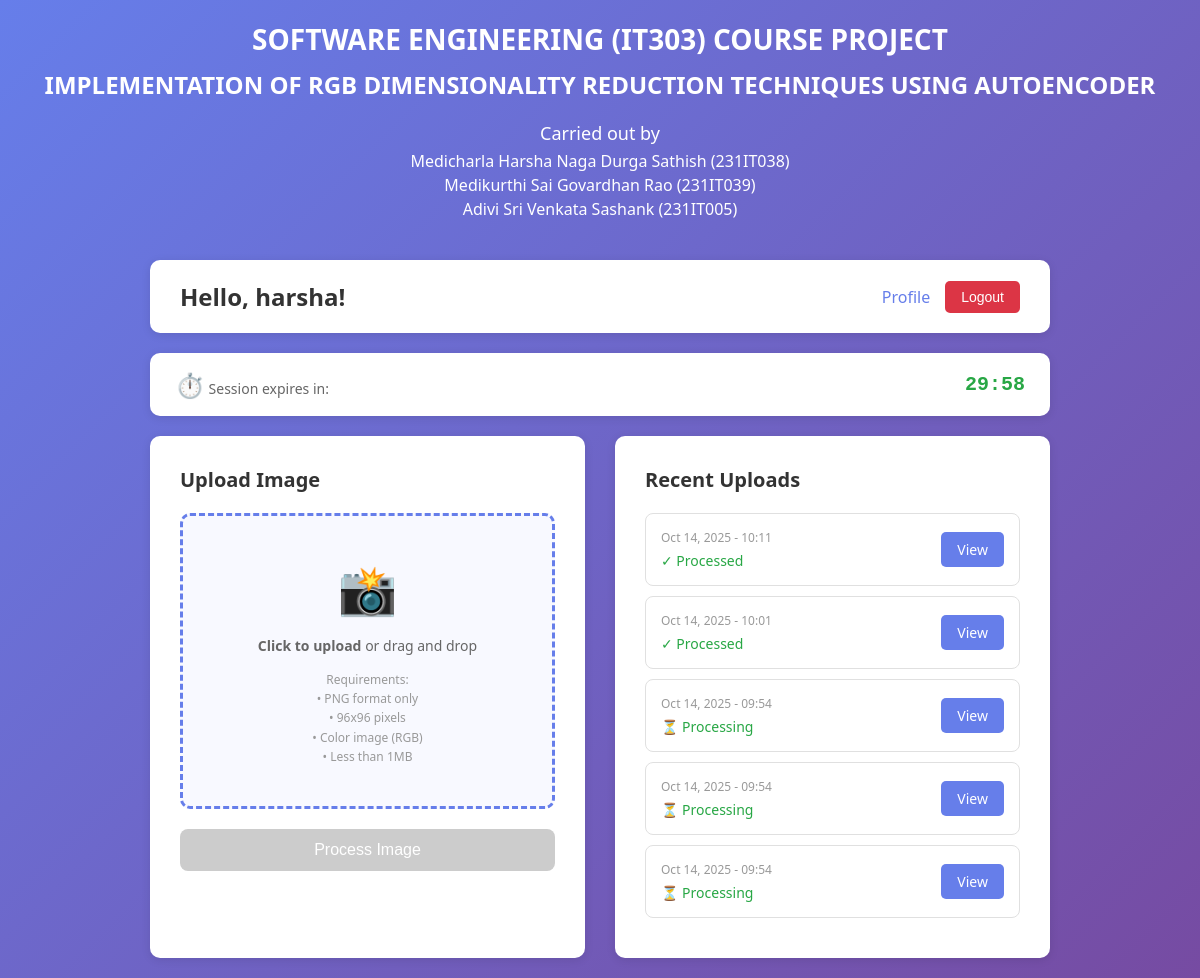
The page / (signed in) on the database its author committed.
### account/models.py (models this page shows, shortened)
class CustomUser(AbstractUser):
    email = models.EmailField(unique=True)
    phone_number = models.CharField(max_length=15, blank=True, null=True)
    bio = models.TextField(max_length=500, blank=True, null=True)
    created_at = models.DateTimeField(auto_now_add=True)
    updated_at = models.DateTimeField(auto_now=True)
    email_verified = models.BooleanField(default=False)
    class Meta:
        verbose_name = 'User'
        verbose_name_plural = 'Users'

class ImageUpload(models.Model):
    user = models.ForeignKey(CustomUser, on_delete=models.CASCADE, related_name='images')
    input_image = models.ImageField(upload_to='uploads/input/')
    output_image = models.ImageField(upload_to='uploads/output/', null=True, blank=True)
    uploaded_at = models.DateTimeField(auto_now_add=True)
    processed = models.BooleanField(default=False)
    class Meta:
        ordering = ['-uploaded_at']
        verbose_name = 'Image Upload'
        verbose_name_plural = 'Image Uploads'

### account/views.py (the view)
# urls.py: path('', home, name='home'),
@login_required
def home(request):
    session_time_remaining = get_session_info(request)
    if request.method == 'POST':
        form = ImageUploadForm(request.POST, request.FILES)
        if form.is_valid():
            image_file = request.FILES.get('input_image')
            is_valid, error_message = validate_image(image_file)
            if not is_valid:
                messages.error(request, f"Image validation failed: {error_message}")
                return render(request, "account/home.html", {
                    'form': form,
                    'session_time_remaining': session_time_remaining
                })
            image_upload = form.save(commit=False)
            image_upload.user = request.user
            image_upload.save()
            try:
                process_image(image_upload)
                messages.success(request, 'Image uploaded and processed successfully!')
                return redirect('account:results', pk=image_upload.pk)
            except Exception as e:
                messages.error(request, f"Error processing image: {str(e)}")
                image_upload.delete()
        else:
            for field, errors in form.errors.items():
                for error in errors:
                    messages.error(request, error)
    else:
        form = ImageUploadForm()
    recent_uploads = ImageUpload.objects.filter(user=request.user)[:5]
    return render(request, "account/home.html", {
        'form': form,
        'recent_uploads': recent_uploads,
        'session_time_remaining': session_time_remaining
    })

### account/views.py (called while the page is built)
def get_session_info(request):
    try:
        expiry_age = request.session.get_expiry_age()
        return max(0, int(expiry_age))
    except:
        return settings.SESSION_COOKIE_AGE

### templates/account/home.html (shortened to what this page needs)
<!DOCTYPE html>
<html lang="en">
<head>
</head>
<body>
    <div class="project-title-section" style="text-align: center; margin-bottom: 40px; color: white;">
        <h1 style="font-size: 28px; font-weight: 700; margin-bottom: 10px;">
            SOFTWARE ENGINEERING (IT303) COURSE PROJECT
        </h1>
        <h2 style="font-size: 24px; margin-bottom: 20px;">
            IMPLEMENTATION OF RGB DIMENSIONALITY REDUCTION TECHNIQUES USING AUTOENCODER
        </h2>
        <div style="font-size: 18px; margin-bottom: 5px;">
            Carried out by
        </div>
        <div style="font-size: 16px; margin-bottom: 2px;">
            Medicharla Harsha Naga Durga Sathish (231IT038)
        </div>
        <div style="font-size: 16px; margin-bottom: 2px;">
            Medikurthi Sai Govardhan Rao (231IT039)
        </div>
        <div style="font-size: 16px;">
            Adivi Sri Venkata Sashank (231IT005)
        </div>
    </div>
    <div class="container">
        <div class="header">
            <h2>Hello, {{ user.get_full_name|default:user.username }}!</h2>
            <div class="nav-links">
                <a href="{% url 'account:profile' %}">Profile</a>
                <form method="post" action="{% url 'account:logout' %}" style="display: inline;">
                    <button type="submit" class="logout-btn">Logout</button>
                </form>
            </div>
        </div>
        <div class="session-timer">
            <div class="session-timer-label">
                <span class="session-icon">⏱️</span>
                Session expires in:
            </div>
            <div class="session-timer-display">
                <span class="session-time" id="sessionTimer">--:--</span>
            </div>
        </div>
        <div class="main-content">
            <div class="upload-section">
                <h3>Upload Image</h3>
                <form method="post" enctype="multipart/form-data" id="uploadForm">
                    <div class="upload-area" id="uploadArea">
                        <div class="upload-icon">📸</div>
                        <div class="upload-text">
                            <strong>Click to upload</strong> or drag and drop
                        </div>
                        <div class="upload-requirements">
                            Requirements:<br>
                            • PNG format only<br>
                            • 96x96 pixels<br>
                            • Color image (RGB)<br>
                            • Less than 1MB
                        </div>
                    </div>
                    <button type="submit" class="upload-btn" id="uploadBtn" disabled>Process Image</button>
                </form>
            </div>
            <div class="recent-section">
                <h3>Recent Uploads</h3>
                {% if recent_uploads %}
                <ul class="recent-uploads">
                    {% for upload in recent_uploads %}
                    <li class="recent-item">
                        <div class="recent-item-info">
                            <div class="recent-item-date">{{ upload.uploaded_at|date:"M d, Y - H:i" }}</div>
                            <div class="recent-item-status">
                                {% if upload.processed %}✓ Processed{% else %}⏳ Processing{% endif %}
                            </div>
                        </div>
                        <a href="{% url 'account:results' upload.pk %}" class="view-btn">View</a>
                    </li>
                    {% endfor %}
                </ul>
                {% else %}
                <div class="no-uploads">
                    No uploads yet. Upload your first image!
                </div>
                {% endif %}
            </div>
        </div>
    </div>
</body>
</html>

### templates/account/home.html (style rules this page uses)
* { margin: 0; padding: 0; box-sizing: border-box; }
body { font-family: 'Segoe UI', Tahoma, Geneva, Verdana, sans-serif; background: linear-gradient(135deg, #667eea 0%, #764ba2 100%); min-height: 100vh; padding: 20px; }
.container { max-width: 900px; margin: 0 auto; }
.header { background: white; padding: 20px 30px; border-radius: 10px; box-shadow: 0 2px 10px rgba(0,0,0,0.1); display: flex; justify-content: space-between; align-items: center; margin-bottom: 20px; }
.header h2 { color: #333; font-size: 24px; }
.nav-links { display: flex; gap: 15px; align-items: center; }
.nav-links a { text-decoration: none; color: #667eea; font-weight: 500; transition: color 0.3s; }
.logout-btn { padding: 8px 16px; background-color: #dc3545; color: white; border: none; cursor: pointer; border-radius: 5px; font-size: 14px; transition: background-color 0.3s; }
.session-timer { background: white; padding: 15px 25px; border-radius: 10px; box-shadow: 0 2px 10px rgba(0,0,0,0.1); margin-bottom: 20px; display: flex; justify-content: space-between; align-items: center; }
.session-timer-label { color: #666; font-size: 14px; font-weight: 500; }
.session-timer-display { display: flex; align-items: center; gap: 10px; }
.session-time { font-size: 20px; font-weight: 700; color: #28a745; font-family: 'Courier New', monospace; }
.session-icon { font-size: 24px; }
.main-content { display: grid; grid-template-columns: 1fr 1fr; gap: 30px; }
.upload-section, .recent-section { background: white; padding: 30px; border-radius: 10px; box-shadow: 0 2px 10px rgba(0,0,0,0.1); }
.upload-section h3, .recent-section h3 { color: #333; margin-bottom: 20px; font-size: 20px; }
.upload-area { border: 3px dashed #667eea; border-radius: 10px; padding: 40px; text-align: center; background: #f8f9ff; transition: all 0.3s; cursor: pointer; }
.upload-icon { font-size: 48px; color: #667eea; margin-bottom: 15px; }
.upload-text { color: #666; font-size: 14px; margin-bottom: 15px; }
.upload-requirements { font-size: 12px; color: #999; margin-top: 10px; line-height: 1.6; }
.upload-btn { width: 100%; padding: 12px; background: linear-gradient(135deg, #667eea 0%, #764ba2 100%); color: white; border: none; border-radius: 8px; cursor: pointer; font-size: 16px; font-weight: 500; margin-top: 20px; transition: transform 0.2s; }
.upload-btn:disabled { background: #ccc; cursor: not-allowed; transform: none; }
.recent-uploads { list-style: none; }
.recent-item { padding: 15px; border: 1px solid #e0e0e0; border-radius: 8px; margin-bottom: 10px; display: flex; justify-content: space-between; align-items: center; transition: all 0.3s; }
.recent-item-info { flex: 1; }
.recent-item-date { font-size: 12px; color: #999; margin-bottom: 5px; }
.recent-item-status { font-size: 14px; color: #28a745; font-weight: 500; }
.view-btn { padding: 8px 16px; background-color: #667eea; color: white; text-decoration: none; border-radius: 5px; font-size: 14px; transition: background-color 0.3s; }

### rows shown on the page
CustomUser: get_full_name "harsha"
ImageUpload: uploaded_at "Oct 14, 2025 - 10:11", processed "✓ Processed"
ImageUpload: uploaded_at "Oct 14, 2025 - 10:01", processed "✓ Processed"
ImageUpload: uploaded_at "Oct 14, 2025 - 09:54", processed "⏳ Processing"
ImageUpload: uploaded_at "Oct 14, 2025 - 09:54", processed "⏳ Processing"
ImageUpload: uploaded_at "Oct 14, 2025 - 09:54", processed "⏳ Processing"
